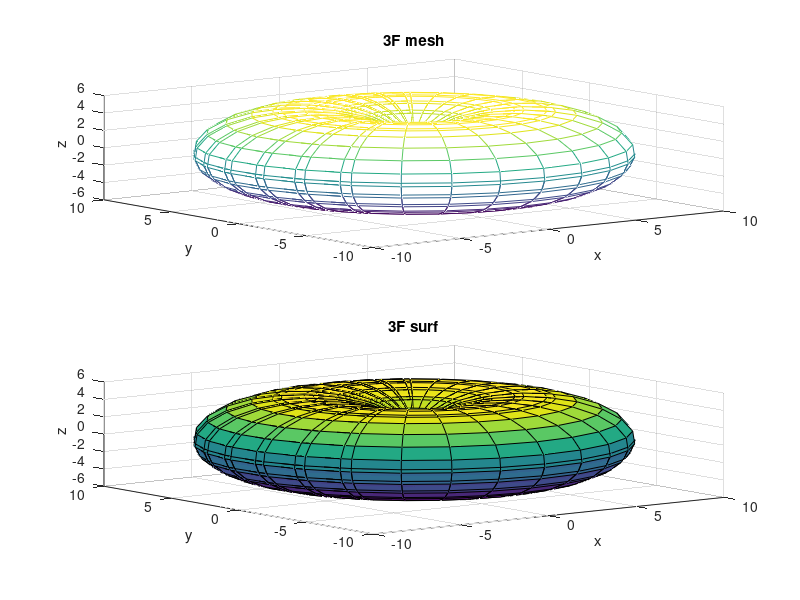

Recreate this plot in MATLAB.
clear all
u1=1;
u2=10;
v1=-5;
v2=2.*pi;
n1=40;
n2=40;
u=linspace(u1,u2,n1);
v=linspace(v1,v2,n2);
[UU,VV]=meshgrid(u,v);
a=5;
b=5;

X=(a+b.*cos(VV)).*cos(UU);
Y=(a+b.*cos(VV)).*sin(UU);
Z=b.*sin(VV);
subplot(2,1,1)
mesh(X, Y, Z)
title('3F mesh')
xlabel('x')
ylabel('y')
zlabel('z')
subplot(2,1,2)
surf(X, Y, Z)
title('3F surf')
xlabel('x')
ylabel('y')
zlabel('z')